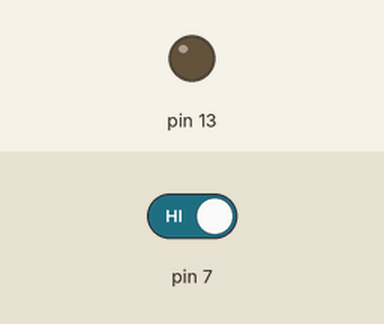
Bench run of a sketch on a simulated Arduino Uno, built with avr-gcc and run on an emulated ATmega328P. Parts: output pins drawn as LEDs (lit = HIGH). The test bench sets the inputs (shaded band); at power-on: pin 7 HIGH.

Above: at 1.2 s.
1.3 s: pin 7 driven LOW
At 2.5 s:
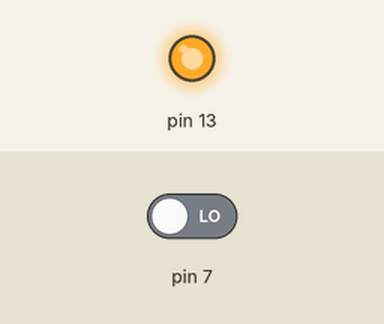
2.8 s: pin 7 driven HIGH
At 3.8 s:
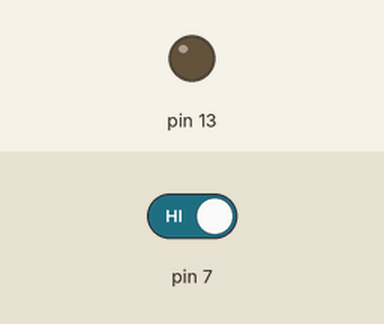
Timing chart, 0 to 5.8 s (numbered marks = the images above; inputs shaded):
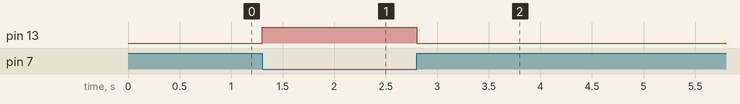

The sketch:

ej2.ino
```cpp
void setup()
{
  pinMode(13, OUTPUT);
  pinMode(7, INPUT);
}

void loop()
{
  if(digitalRead(7)==LOW){
  	 digitalWrite(13, HIGH);
  }
  else{
  	digitalWrite(13, LOW);
  }


}
```

Measured:
- after the input at 1.3 s, pin 13: LOW → HIGH at once
- after the input at 2.8 s, pin 13: HIGH → LOW at once
